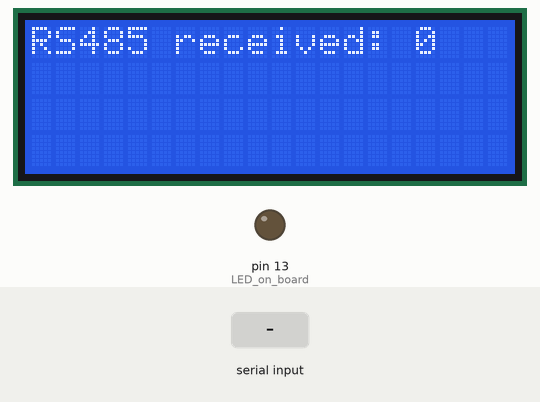
Recording of a sketch running on a simulated Arduino Mega 2560, built with avr-gcc and run on an emulated ATmega2560. Parts: 20×4 character LCD, output pins drawn as LEDs (lit = HIGH). The test bench sets the inputs (shaded band). What the sketch prints to the serial monitor is not drawn.

Above: at 1.2 s.
1.3 s: "1" received over Serial
At 2.0 s:
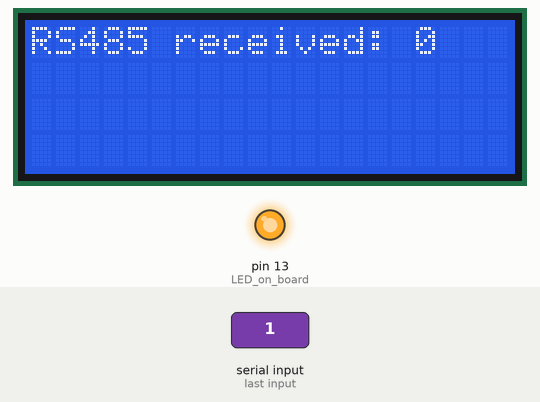
2.8 s: "1" received over the second serial link
At 4.1 s:
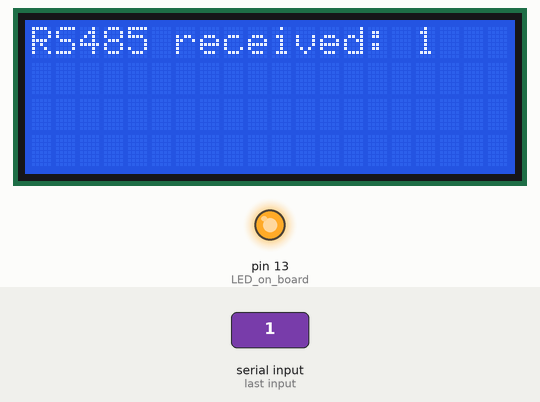
5.3 s: "0" received over Serial
At 6.1 s:
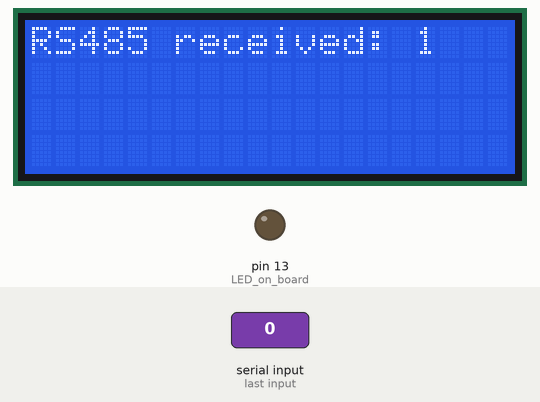
6.8 s: "2" received over Serial
At 7.5 s:
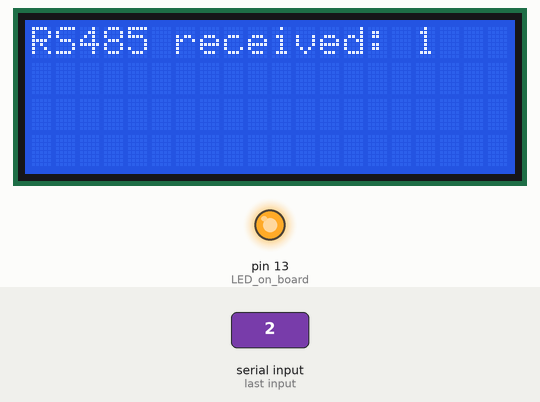
Timing chart, 0 to 9.3 s (numbered marks = the images above; inputs shaded):
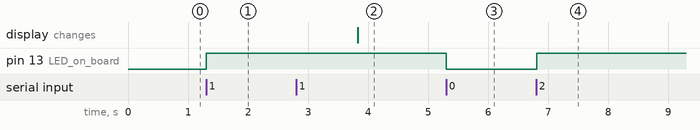

Measured:
- after the input at 1.3 s, pin 13 (LED_on_board): LOW → HIGH at once
- after the input at 2.8 s, the display: changes after 1.0 s (image 2)
- after the input at 5.3 s, pin 13 (LED_on_board): HIGH → LOW at once
- after the input at 6.8 s, pin 13 (LED_on_board): LOW → HIGH at once

The sketch:

B_RS485_Teensy.ino
```cpp
// ##### Include
#include <LiquidCrystal_I2C.h> // For LCD display HD44780 2004 LCD, 4x20 characters

// ##### Configure LCD display, address 0x27 (39), 4x20 Zeichen
LiquidCrystal_I2C lcd(0x27,20,4);

// ##### Function CRC16 checksum calculator
unsigned int CRC16(unsigned int crc, unsigned int data)
{
  const unsigned int Poly16=0xA001;
  unsigned int LSB, i;
  crc = ((crc^data) | 0xFF00) & (crc | 0x00FF);
  for (i=0; i<8; i++)
  {
    LSB=(crc & 0x0001);
    crc=crc/2;
    if (LSB)
      crc=crc^Poly16;
  }
  return(crc);
}

// ##### Setup
void setup()
{
  // ##### Initialize USB Serial port
  Serial.begin(9600);
  Serial.println("Startup");

  // ##### Initialize serial 1, UART port, RS485
  // UART, Universal Asynchronous Receiver / Transmitter
  // RX default pin 0
  // TX default pin 1
  // Transmit Enable could be any pin
  #define HWSERIAL Serial1
  HWSERIAL.setRX(0); // Pin 0 = RX
  HWSERIAL.setTX(1); // Pin 1 = TX
  HWSERIAL.transmitterEnable(2); // Pin 2 = Transmitter enable
  HWSERIAL.setTimeout(1000); // Read timeout value in ms
  HWSERIAL.begin(115200); // 115200 9600 baud

  // ##### Digital outputs
  pinMode(LED_BUILTIN, OUTPUT); // LED on board

  // ##### Initialize LCD display, 4x20 digits
  lcd.init();
  lcd.backlight();
}

// ##### Loop
void loop()
{
  // ##### Variables
  static bool ledon = false;
  bool WriteData = false;
  static int incomingByteUSB = 0;
  static int LCDBytesReceived;

  // ##### USB read serial port
  if (Serial.available() > 0)
  {
    incomingByteUSB = Serial.read();
    WriteData = true; // Start RS485 write data
  }

  // ##### RS485 write data
  if(WriteData == true)
  {
    WriteData = false;
    // ##### Local variables
    #define BYTES_TENNSY_TO_RASPBERRY 24 // Teensy → Raspberry, Byte 0..23, 24 Byte
    unsigned char t[BYTES_TENNSY_TO_RASPBERRY]= ""; // Empty array where to put the data
    unsigned int Crc;
    unsigned char CrcLByte, CrcHByte;
    int i;

    // Write anything to send data, 24 Byte, Teensy -> Raspberry
    t[0] = 97; // Dec 97 = a
    t[1] = 98;
    t[2] = 99;
    t[3] = 100;
    t[4] = 101;
    t[5] = 102;
    t[6] = 103;
    t[7] = 104;
    t[8] = 105;
    t[9] = 106;
    t[10] = 107;
    t[11] = 108;
    t[12] = 109;
    t[13] = 110;
    t[14] = 111;
    t[15] = 112;
    t[16] = 113;
    t[17] = 114;
    t[18] = 115;
    t[19] = 116;
    t[20] = 117;
    t[21] = 118;

    // Calculate CRC16
    Crc=0xFFFF;
    for (i=0; i<BYTES_TENNSY_TO_RASPBERRY-2; i++)
    {
      Crc = CRC16(Crc, t[i]);
    }
    CrcLByte = (Crc & 0x00FF);
    CrcHByte = (Crc & 0xFF00) / 256;
    t[22] = CrcLByte;
    t[23] = CrcHByte;

    // Write data to RS485
    HWSERIAL.write(t, BYTES_TENNSY_TO_RASPBERRY);

    // Toggle LED on board
    ledon = ! ledon;
    digitalWrite(LED_BUILTIN, ledon);
  }

  // ##### RS485 read data
  if (HWSERIAL.available() > 0)
  {
    // ##### Local variables
    #define BYTES_RASPBERRY_TO_TENNSY 33 // Raspberry → Teensy, Byte 0..32, 33 Byte
    unsigned char t[BYTES_RASPBERRY_TO_TENNSY]= ""; // Empty array where to put the data
    int BytesReceived = 0;
    unsigned int Crc;
    unsigned char CrcLByte, CrcHByte;
    int i;

    // Read bytes until
    // 1. The amount of bytes has read
    // 3. It times out (1000ms),
    BytesReceived = HWSERIAL.readBytes(t, BYTES_RASPBERRY_TO_TENNSY);
    HWSERIAL.clear(); // Discard any received data that has not been read

    LCDBytesReceived = BytesReceived;

    if(BytesReceived == BYTES_RASPBERRY_TO_TENNSY)
    {
      // Calculate CRC16
      Crc=0xFFFF;
      for (i=0; i<BYTES_RASPBERRY_TO_TENNSY-2; i++)
      {
        Crc = CRC16(Crc, t[i]);
      }
      CrcLByte = (Crc & 0x00FF);
      CrcHByte = (Crc & 0xFF00) / 256;

      if(t[BYTES_RASPBERRY_TO_TENNSY-2] == CrcLByte && t[BYTES_RASPBERRY_TO_TENNSY-1] == CrcHByte)
      {
        // Print the received data to USB serial port
        char charValue[1];
        for(i = 0; i < BytesReceived; i++)
        {
          sprintf(charValue, "%c", t[i]);
          Serial.print(charValue);
        }
        Serial.println("");

        // Toggle LED on board
        ledon = ! ledon;
        digitalWrite(LED_BUILTIN, ledon);
      }
    }
  }

  // ##### LCD Display
  static char str[80] = "";

  sprintf(str,"RS485 received: %i", LCDBytesReceived);
  lcd.setCursor(0,0);
  lcd.print(str);
}
```
